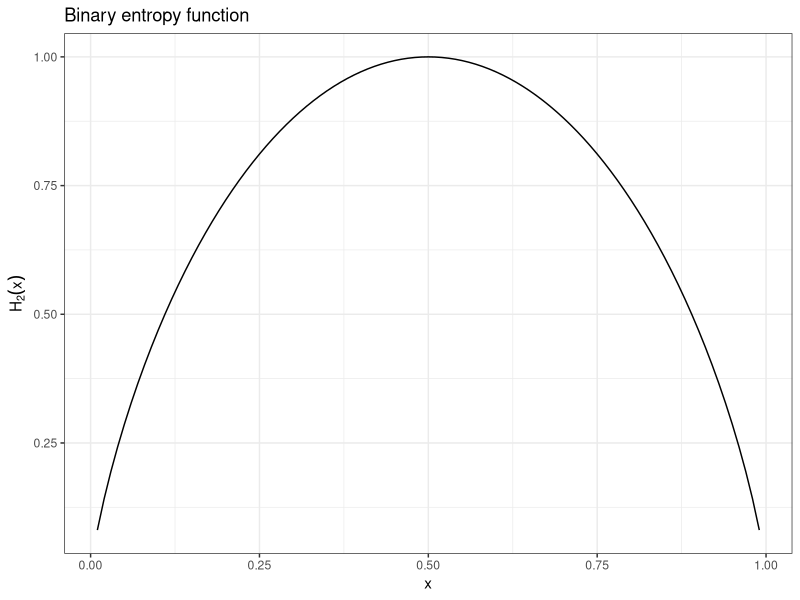
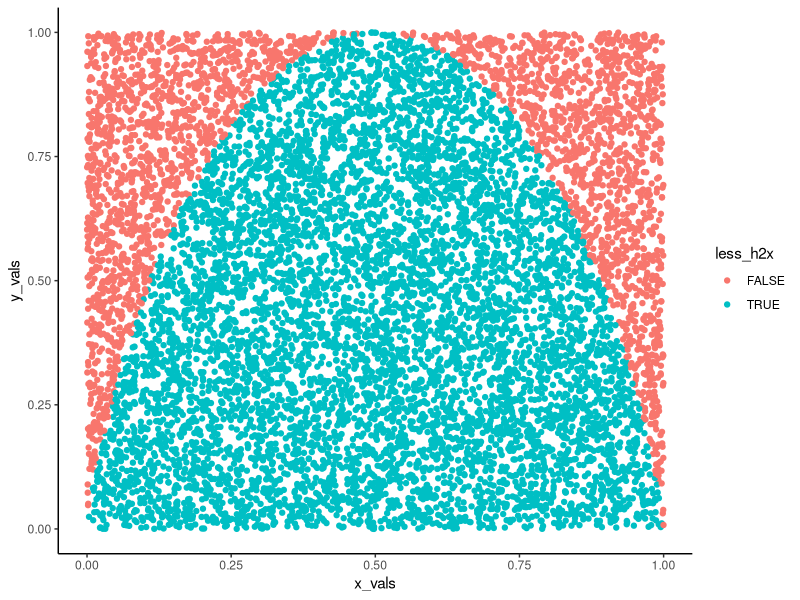
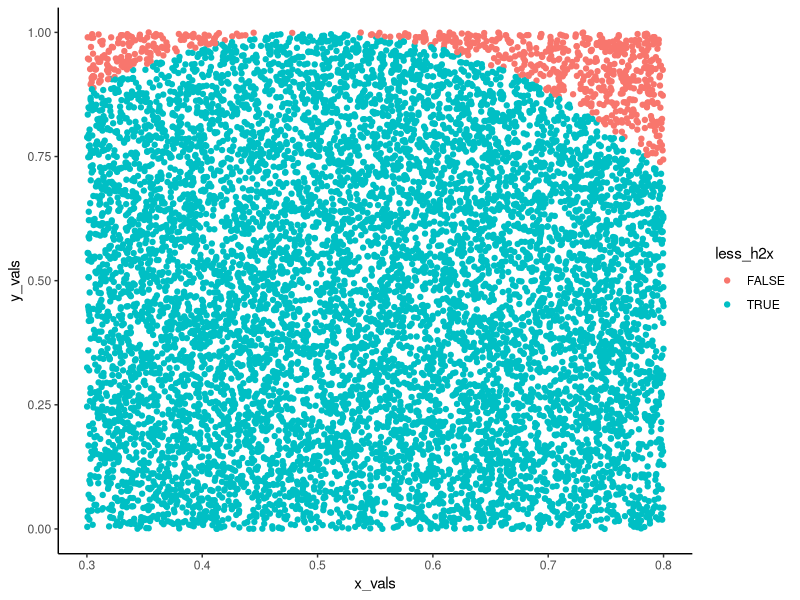
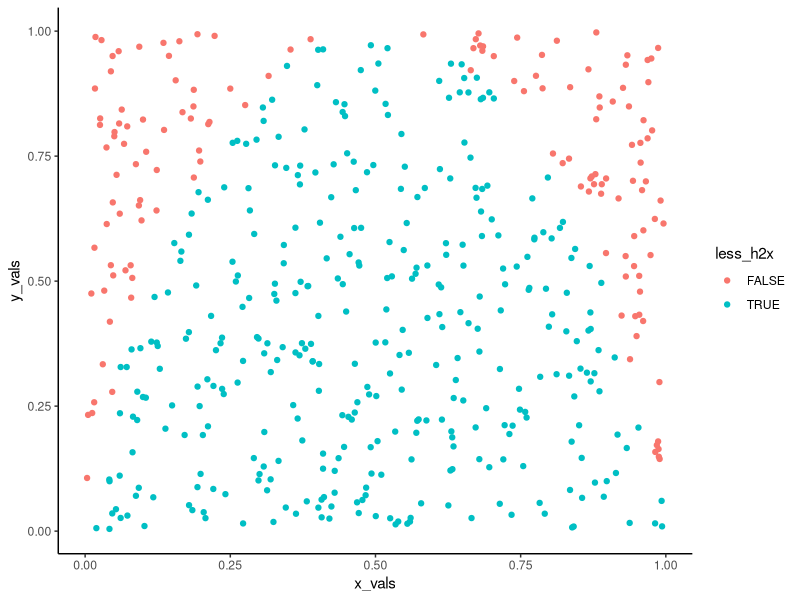

Source code (R) for these figures, in order: (Note: a time limit stopped this script after it produced the figures.)
## ---- chunk 1
### Binary entropy function.
### This function takes on an x between zero and one and returns the H2(x) of this value

h2x <- function (x){
  x * log2(1/x) + (1-x) * log2(1/(1-x)) #Note that the binary entropy function 
}

h2x_df <- data.frame(x = seq(0.01, 0.99, 0.01), h2x = h2x(seq(0.01, 0.99, 0.01)))

library(ggplot2)

ggplot(h2x_df, aes(x = x, y = h2x)) +
  geom_line() +
  theme_bw() +
  labs(
    title = "Binary entropy function",
  ) +
  ylab(bquote(H[2](x)))


## ---- chunk 2
library(dplyr)
##library(purrr) - I thought I'd need purr. Then i realized how simple this is if we vectorize :)

##First set up a base DF, with 10000 sims.

sampler_results <- data.frame(x_vals = runif(10000, 0, 1), 
                              y_vals = runif(10000, 0, 1)) %>%
  ##Next check if the values are less than the H2(x) values
  mutate(
    h2x_vals = h2x(x_vals),
    less_h2x = if_else(y_vals <= h2x_vals, TRUE, FALSE) #I broke this up into two steps, so I can check if the intermediate steps work the way they should :)
  )


## ---- chunk 3

area_under_curve <- sampler_results %>%
  summarize(
    n_total = n(),
    under_curve = sum(less_h2x),
    area = under_curve / n_total
  ) %>%
  pull(area)

area_under_curve

## ---- chunk 4
sampler_results %>%
  ggplot(aes(x = x_vals, y = y_vals, color = less_h2x)) +
  geom_point() +
  theme_classic()
## ---- chunk 5
simulate_h2x <- function (x1, x2, n_sims){
  ### Takes on values of x and returns the H2(x) integral between those values.
  ### Assumes x1 < x2 and 0 < x1, x2 < 1
  
  
  simulation_results <- data.frame(x_vals = runif(n_sims, x1, x2), 
                              y_vals = runif(n_sims, 0, 1)) %>%
  ##Next check if the values are less than the H2(x) values
  mutate(
    h2x_vals = h2x(x_vals),
    less_h2x = if_else(y_vals <= h2x_vals, TRUE, FALSE) #I broke this up into two steps, so I can check if the intermediate steps work the way they should :)
  )
  
  simulation_results
}


#Run a visual test

simulate_h2x(0.3, 0.8, 10000) %>%
  ggplot(aes(x = x_vals, y = y_vals, color = less_h2x)) +
  geom_point() +
  theme_classic()

## ---- chunk 6
read_h2x_mc <- function (mc_results, x1, x2, y1 = 0, y2 = 1){
  ###The function takes on the raw MC results and returns the area under the curve between X1 and x2.
  
  area_checked <- (x2 - x1) * (y2 - y1)
  
  result <- mc_results %>%
    summarize(
      n_total = n(),
      n_under = sum(less_h2x),
      area_under_curve = area_checked * n_under / n_total
    ) %>%
    pull(area_under_curve)
    
  
  round(result[1], 3) #Return as a single value, not a vector
  
}

##Test
simulate_h2x(0, 1, 10000) %>%
  read_h2x_mc(x1 = 0, x2 = 1)




## ---- chunk 7
wrap_h2x_mc <- function (x1, x2, y1 = 0, y2 = 0, n_sims){
  ###Wrapper function chaining the actual MC simulation and the result reader
  
  simulate_h2x(x1, x2, n_sims) %>%
    read_h2x_mc(x1, x2)
  
}

##Test
wrap_h2x_mc(x1= 0.2, x2 = 0.35, n_sims = 5000)



## ---- chunk 8
simulate_h2x(0, 1, 500) %>%
  ggplot(aes(x = x_vals, y = y_vals, color = less_h2x)) +
  geom_point() +
  theme_classic()
## ---- chunk 9
wrap_control_h2x_mc <- function (x1, x2, target_sd, num_mcs){
  ### The function takes on arguments relating to the range over which we want to integrate and returns the distribution of num_mcs results, with an SD of less than the target_sd.
  ### Assumes x1>x2
  
  ## Calculate max y
  y2 <- data.frame(x_values = seq(x1, x2, length.out = 100)) %>%
    mutate(y_values = h2x(x_values)) %>%
    summarize(max_y = max(y_values, na.rm = TRUE)) %>%
    pull(max_y)
  
  y2 <- min(1, y2 + 0.01) #What we want to do here is make sure that the upper sampler level is over the actual maximum within a given range

  ## Set up the vector  to track the different MC results
  n_sims <- 1000
  mc_sigma <- 20 #Set a too high starting MC sigma to avoid the while loop from not working
  
  while (mc_sigma > target_sd) {
    mc_results <- c()
    
    for (i in 1:num_mcs) {
      indiv_mc_result <- simulate_h2x(x1, x2, n_sims) %>%
        read_h2x_mc(x1, x2, y1 = 0, y2 = y2)
      
      mc_results <- c(mc_results, indiv_mc_result)
      
    }
    n_sims <- n_sims * 2
    mc_sigma <- sd(mc_results)
    mc_mu <- mean(mc_results)
    
  }
  
  final_result <- c(mc_mu, mc_sigma, n_sims)
  names(final_result) <- c("mc_mu", "mc_sigma", "n_sims")
  
  final_result
  
  
}


##Test
Sys.time()
wrap_control_h2x_mc(x1 = 0, x2=  1, target_sd = 0.001, num_mcs = 5)
wrap_control_h2x_mc(x1 = 0, x2 = 1, target_sd = 0.000001, num_mcs = 5)
Sys.time()

## ---- chunk 10

time_elapsed <- c()
target_sigma <- 0.1 ^ seq(1, 6, by = 1) #A nice hack for geometric progressions from the internet

for (i in 1:length(target_sigma)) {
  time_start <- Sys.time()
  wrap_control_h2x_mc(x1 = 0, x2=  1, target_sd = target_sigma[i], num_mcs = 20) #Note higher number of simulations
  time_end <- Sys.time()
  time_elapsed <- c(time_elapsed, time_end - time_start)
}

time_track_results <- data.frame(target_sigma, time_elapsed)

time_track_results %>%
  ggplot(aes(x = target_sigma, y = time_elapsed)) +
  geom_point() +
  geom_line(linetype = "dotted") +
  theme_bw() +
  scale_x_continuous(trans = "log10")


## ---- chunk 11
#Set up vectors
num_sims <- 100 * 1.1 ^ seq(0, 125) # Use compounding to determine num_sims
max(num_sims) #This gives us a maximum num_sims of 14,930,888 
times_elapsed <- c()
output_precision <- c()
mean_results <- c()

for (i in 1:length(num_sims)){
  #Run a loop for the different num_sims values
  
  time_start <- Sys.time()
  mc_results <- c()
  for (j in 1:20) {
    #For each num_sims value, simulate twenty times
    mc_results <- mc_results(wrap_h2x_mc(x1 = 0, x2 = 1, num_sims[i]))
  }
  output_precision <- c(output_precision, sd(mc_results))
  mean_results <- c(mean_results, mean(mc_results))
  time_end <- Sys.time()
  times_elapsed <- c(times_elapsed, time_end - time_start)
}


wrap_h2x_mc(0, 1, n_sims = 500)
